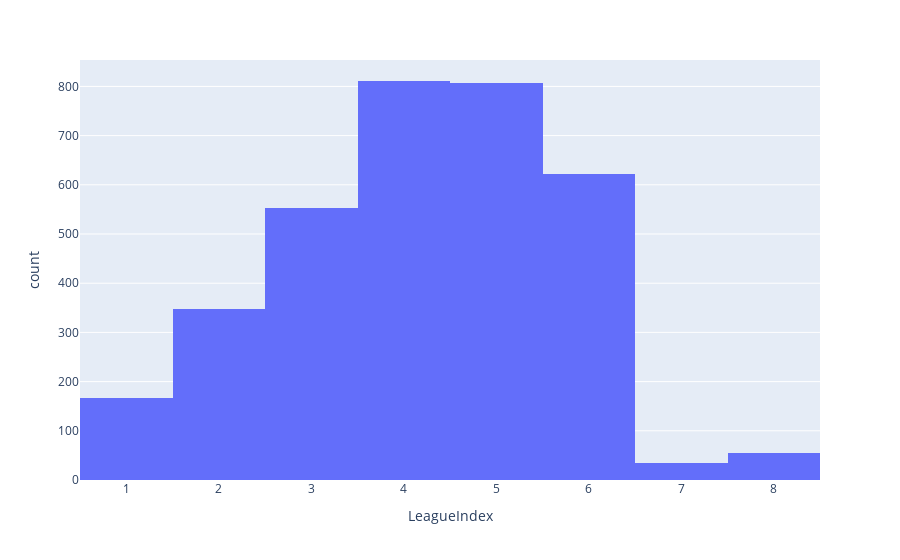

Notebook source saved alongside this figure:
### Code cell
px.histogram(df, x=LEAGUE_INDEX)

### Figure 1 — Plotly figure (JSON) as saved in the notebook; plotly's stock layout.template omitted (floating-point values rounded to 4 significant figures; data arrays with more than 128 entries replaced by an {"elided": "..."} marker saying what was removed)
{"data": [{"alignmentgroup": "True", "bingroup": "x", "hovertemplate": "LeagueIndex=%{x}<br>count=%{y}<extra></extra>", "legendgroup": "", "marker": {"color": "#636efa", "pattern": {"shape": ""}}, "name": "", "offsetgroup": "", "orientation": "v", "showlegend": false, "type": "histogram", "x": {"elided": "3395 int values"}, "xaxis": "x", "yaxis": "y"}], "layout": {"barmode": "relative", "legend": {"tracegroupgap": 0}, "margin": {"t": 60}, "xaxis": {"anchor": "y", "domain": [0, 1], "title": {"text": "LeagueIndex"}}, "yaxis": {"anchor": "x", "domain": [0, 1], "title": {"text": "count"}}}}
